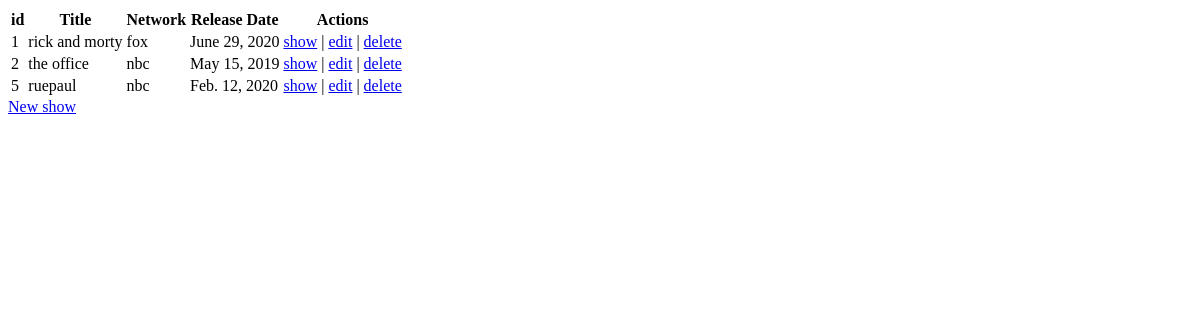
The app's page /shows, older data.
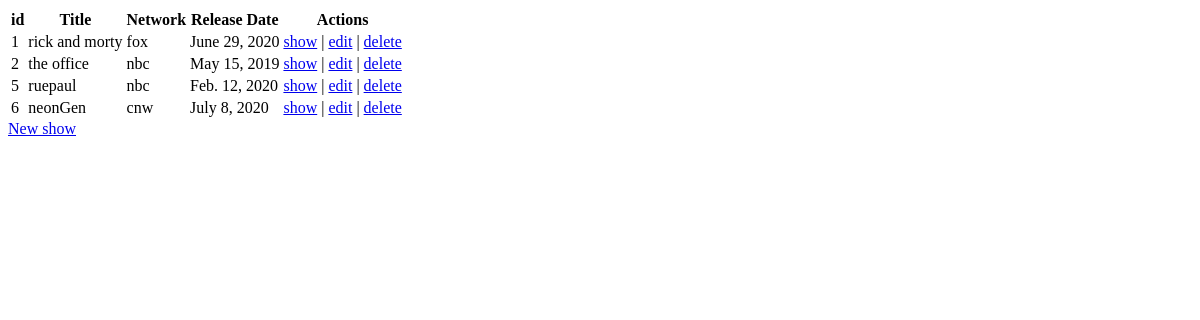
The same page, newer data.
### showsManager/models.py (models this page shows)
class shows(models.Model):
    title = models.CharField(max_length = 255)
    network = models.CharField(max_length = 255)
    releasedDate = models.DateField()
    discription = models.TextField()
    created_at = models.DateTimeField(auto_now_add=True)
    updated_at = models.DateTimeField(auto_now=True)
    objects = showValidator()

### showsManager/views.py (the view)
# urls.py: path('shows', views.index),
def index(request):
    context = {
        'shows': shows.objects.all(),
    }
    return render(request, 'index.html', context)

### showsManager/templates/index.html (shortened to what this page needs)
<!DOCTYPE html>
<html lang="en">
<head>
</head>
<body>
    <table>
        <thead>
            <tr>
                <th>id</th>
                <th>Title</th>
                <th>Network</th>
                <th>Release Date</th>
                <th>Actions</th>
            </tr>
        </thead>
        <tbody>
            {% for show in shows %}
                <tr>
                    <td>{{ show.id }}</td>
                    <td>{{ show.title }}</td>
                    <td>{{ show.network }}</td>
                    <td>{{ show.releasedDate }}</td>
                    <td>
                        <a href="shows/{{ show.id }}">show</a>
                        |
                        <a href="shows/{{ show.id }}/edit">edit</a>
                        |
                        <a href="shows/{{ show.id }}/delete">delete</a>
                    </td>
                </tr>
            {% endfor %}
        </tbody>
    </table>
    <a href="shows/new">New show</a>
</body>
</html>

Row changes from the older to the newer data that the page shows:
added shows: id "6", title "neonGen", network "cnw", releasedDate "July 8, 2020"
